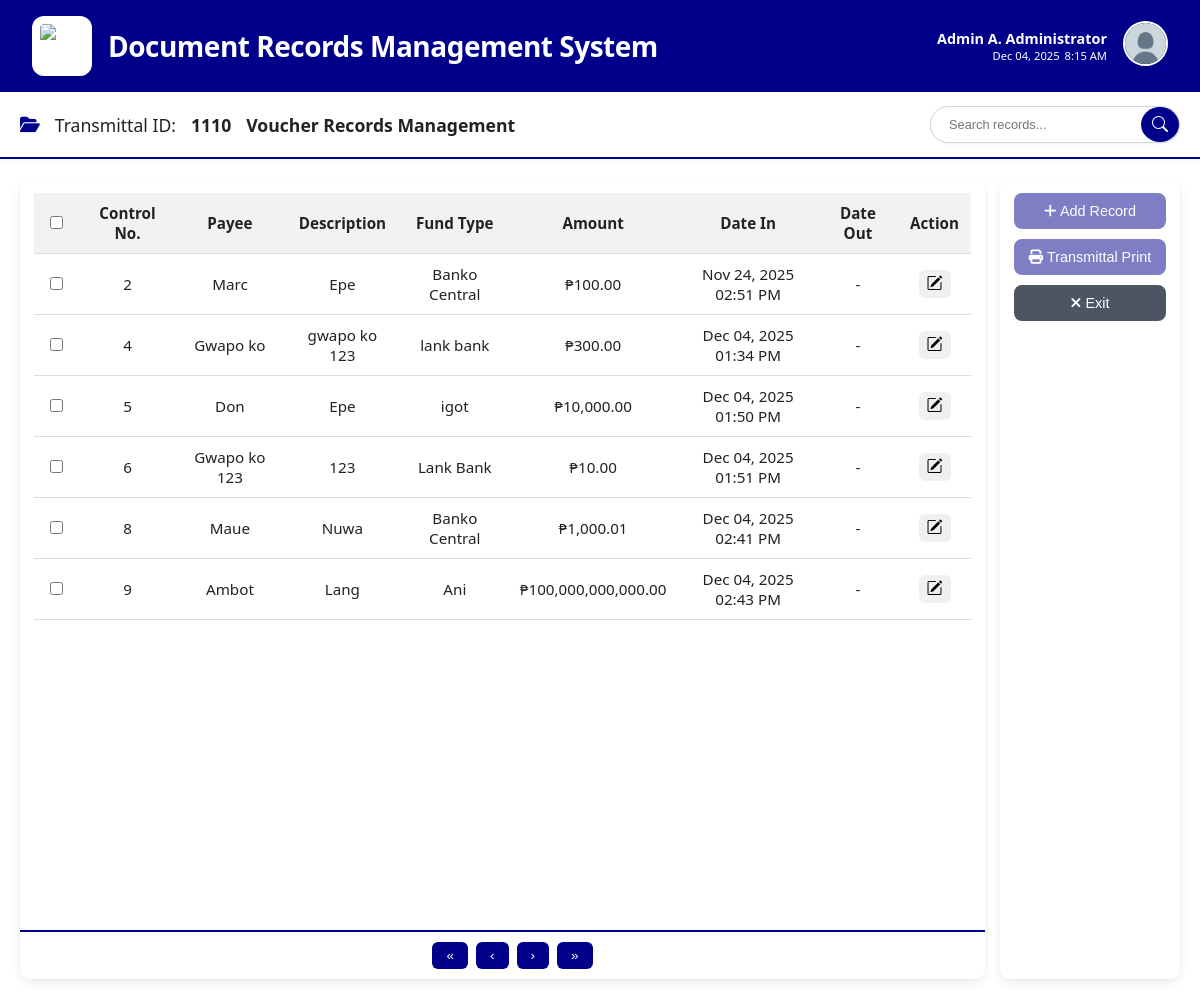
Screenshot of /users/document_voucher.php (signed in) with the database file from the repository.
### tables this page shows
CREATE TABLE `users` (
  `id` int(11) NOT NULL,
  `transmittal_id` int(11) NOT NULL,
  `first_name` varchar(100) NOT NULL,
  `middle_initial` varchar(5) DEFAULT NULL,
  `last_name` varchar(100) NOT NULL,
  `username` varchar(100) NOT NULL,
  `email` varchar(255) NOT NULL,
  `password` varchar(255) NOT NULL,
  `role` enum('admin','encoder') NOT NULL,
  `status` enum('Active','Inactive') NOT NULL DEFAULT 'Active',
  `permissions` longtext DEFAULT NULL CHECK (json_valid(`permissions`)),
  `created_at` timestamp NOT NULL DEFAULT current_timestamp()
);

CREATE TABLE `documents` (
  `id` int(11) NOT NULL,
  `user_id` int(11) NOT NULL,
  `control_no` varchar(50) NOT NULL,
  `payee` varchar(255) NOT NULL,
  `description` text NOT NULL,
  `amount` decimal(20,2) NOT NULL,
  `date_in` datetime DEFAULT NULL,
  `date_out` datetime DEFAULT NULL,
  `fund_type` varchar(100) DEFAULT NULL,
  `bank_channel` varchar(100) DEFAULT NULL,
  `check_date` datetime DEFAULT NULL,
  `status` enum('In','Out','Check Out','Check Release') DEFAULT 'In',
  `check_number` varchar(50) DEFAULT NULL
);

### users/document_voucher.php (the view, shortened to what this page needs)
<?php
include "../db.php";
$user_id = $_SESSION['user_id'];
$query = $conn->prepare("SELECT transmittal_id, first_name, middle_initial, last_name, username, permissions FROM users WHERE id = ?");
$query->bind_param("i", $user_id);
$query->execute();
$result = $query->get_result();
if ($result->num_rows > 0) {
    $user = $result->fetch_assoc();
    $full_name = trim(
        ($user['first_name'] ?? '') . ' ' .
        (!empty($user['middle_initial']) ? strtoupper(substr($user['middle_initial'], 0, 1)) . '. ' : '') .
        ($user['last_name'] ?? '')
    );
} else {
    $full_name = $_SESSION['username'] ?? "User";
}
$user_permissions = [];
$canAccessVoucher = in_array("voucher_records", $user_permissions);
$currentDate = date("M d, Y");
?>
<!DOCTYPE html>
<html lang="en">
<head>
<link rel="stylesheet" href="../assets/css/users/document_voucher.css">
<link rel="stylesheet" href="https://cdnjs.cloudflare.com/ajax/libs/font-awesome/6.4.0/css/all.min.css">
<link rel="stylesheet" href="https://cdn.jsdelivr.net/npm/bootstrap-icons@1.13.1/font/bootstrap-icons.min.css">
</head>
<body>
<div class="header">
    <img src="../assets/images/office-of-treasurer.png" alt="Logo" class="logo">
    <h1>Document Records Management System</h1>
    <div class="header-right">
        <div class="header-user">
            <strong><?php echo htmlspecialchars($full_name); ?></strong>
            <span id="dateTime"><?php echo $currentDate; ?> <span id="liveTime"></span></span>
        </div>
        <div class="profile-container" style="position: relative;">
            <img src="../assets/images/profile.png" alt="Profile" class="header-profile" id="profileBtn">
        </div>
    </div>
</div>
<div class="navbar">
    <div class="left">
        <i class="fa-solid fa-folder-open" style="color:var(--primary-blue);"></i>
        <label>Transmittal ID:</label>
        <span><?php echo htmlspecialchars($user['transmittal_id']); ?></span>
        <span>Voucher Records Management</span>
    </div>
    <div class="right">
        <div class="search-container">
            <input type="text" id="tableSearch" placeholder="Search records..." />
            <button id="searchBtn"><i class="bi bi-search"></i></button>
        </div>
    </div>
</div>
<div class="main-content">
    <div class="table-container">
        <table id="recordsTable">
            <thead>
                <tr>
                    <th><input type="checkbox" id="selectAll"></th>
                    <th>Control No.</th>
                    <th>Payee</th>
                    <th>Description</th>
                    <th>Fund Type</th>
                    <th>Amount</th>
                    <th>Date In</th>
                    <th>Date Out</th>
                    <th>Action</th>
                </tr>
            </thead>
            <tbody>
                <?php
                $result = $conn->query("SELECT * FROM documents WHERE date_out IS NULL");
                while ($row = $result->fetch_assoc()) {
                    $dateIn = $row['date_in'] ? date('M d, Y h:i A', strtotime($row['date_in'])) : '-';
                    $dateOut = $row['date_out'] ? date('M d, Y h:i A', strtotime($row['date_out'])) : '-';
                    echo "<tr onclick='openCheckModal(" . json_encode($row) . ")'>
                        <td><input type='checkbox' class='rowCheckbox' value='{$row['id']}' onclick='event.stopPropagation();'></td>
                        <td>{$row['control_no']}</td>
                        <td>{$row['payee']}</td>
                        <td>{$row['description']}</td>
                        <td>{$row['fund_type']}</td>
                        <td>₱" . number_format($row['amount'], 2) . "</td>
                        <td>{$dateIn}</td>
                        <td>{$dateOut}</td>
                        <td onclick='event.stopPropagation()'>
                            <button class='action-btn' onclick='showActionOptions({$row['id']})'>
                                <i class='bi bi-pencil-square'></i>
                            </button>
                        </td>
                    </tr>";
                }
                ?>
            </tbody>
        </table>
        <div class="footer">
            <button>&laquo;</button>
            <button>&lsaquo;</button>
            <button>&rsaquo;</button>
            <button>&raquo;</button>
        </div>
    </div>
    <div class="button-panel">
        <button onclick="addRow()" <?= !$canAccessVoucher ? 'disabled style="opacity:0.5;cursor:not-allowed;"' : '' ?>>
            <i class="fa-solid fa-plus"></i> Add Record
        </button>
        <button onclick="printDoc()" <?= !$canAccessVoucher ? 'disabled style="opacity:0.5;cursor:not-allowed;"' : '' ?>>
            <i class="fa-solid fa-print"></i> Transmittal Print
        </button>
        <button onclick="window.location.href='../index.php'" style="background-color: #4b5563;">
            <i class="fa-solid fa-xmark"></i> Exit
        </button>
    </div>
</div>
</body>
</html>

### assets/css/users/document_voucher.css (style rules this page uses)
:root { --primary-blue: darkblue; --primary-blue-hover: rgb(0, 0, 206); --background-light: #ffffff; --table-navbar: #f2f2f2; --text-dark: #222; }
body { margin: 0; font-family: "Segoe UI", Arial, sans-serif; background-color: var(--background-light); color: var(--text-dark); height: 100vh; }
.header { background: darkblue; padding: 1rem 2rem; color: white; box-shadow: 0 4px 6px rgba(0,0,0,0.1); display: flex; align-items: center; gap: 1rem; }
.header .logo { height: 44px; width: 44px; object-fit: contain; background: white; border-radius: 12px; padding: 8px; box-shadow: 0 1px 3px rgba(0,0,0,0.12); }
.header h1 { font-size: 1.75rem; font-weight: 600; margin: 0; letter-spacing: -0.5px; }
.header-right { margin-left: auto; text-align: right; display: flex; align-items: center; gap: 1rem; }
.header-user { display: flex; flex-direction: column; align-items: flex-end; color: white; font-size: 0.9rem; }
.header-user #dateTime { display: inline-flex; gap: 5px; font-size: 0.7rem; }
.header-profile { height: 41px; width: 41px; border-radius: 50%; object-fit: cover; border: 2px solid white; }
.navbar { display: flex; align-items: center; justify-content: space-between; background-color: var(--background-light); padding: 14px 20px; font-size: 1.1rem; font-weight: 600; border-bottom: 2px solid var(--primary-blue); box-shadow: 0 2px 6px rgba(0,0,0,0.05); }
.navbar .left, .navbar .right { display: flex; align-items: center; gap: 15px; }
.right { width: 250px; }
.navbar label { font-weight: 500; }
.navbar input { padding: 6px 10px; border-radius: 6px; border: 1px solid #ccc; }
.main-content { display: grid; grid-template-columns: 1fr 180px; gap: 15px; padding: 20px; height: 100vh; }
.table-container { background-color: var(--background-light); padding: 14px; border-radius: 10px; box-shadow: 0 4px 10px rgba(0,0,0,0.08); position: relative; min-height: 350px; overflow: hidden; }
.footer { position: absolute; left: 0; bottom: 0; padding: 10px 0; width: 100%; background: var(--background-light); border-top: 1px solid #ddd; }
table { width: 100%; border-collapse: collapse; font-size: 0.95rem; }
th, td { padding: 10px 12px; border-bottom: 1px solid #ddd; text-align: center; }
th { background-color: var(--table-navbar); }
.action-btn { background: none; border: none; cursor: pointer; transition: all 0.3s ease; }
.button-panel { background-color: var(--background-light); display: flex; flex-direction: column; gap: 10px; padding: 14px; border-radius: 10px; box-shadow: 0 4px 10px rgba(0,0,0,0.08); }
.button-panel button { background-color: var(--primary-blue); border: none; padding: 10px; color: white; font-size: 0.9rem; cursor: pointer; border-radius: 8px; font-weight: 500; transition: all 0.25s ease; }
.footer { display: flex; justify-content: center; padding: 10px; gap: 8px; border-top: 2px solid var(--primary-blue); }
.footer button { padding: 6px 14px; background-color: var(--primary-blue); border: none; color: white; cursor: pointer; border-radius: 6px; font-size: 0.85rem; transition: all 0.25s ease; }
.action-btn { display: inline-flex; align-items: center; gap: 5px; padding: 5px 8px; color: #000000ff; background-color: #f0f0f0ff; border: none; border-radius: 6px; font-size: 0.9rem; font-weight: 500; cursor: pointer; transition: all 0.2s ease; }
.action-btn i { font-size: 1rem; }
.search-container { display: flex; align-items: center; background: #ffffff; border: 1px solid #d0d7e0; padding-left: 10px; border-radius: 30px; width: 260px; transition: all 0.25s ease; box-shadow: 0px 1px 3px rgba(0,0,0,0.06); }
.search-container input { flex: 1; border: none; outline: none; font-size: 0.8rem; background: transparent; padding-left: 8px; }
.search-container button { border: none; background: darkblue; color: #fff; width: 38px; height: 35px; border-radius: 50%; cursor: pointer; display: flex; align-items: center; justify-content: center; font-size: 1rem; transition: all 0.25s ease; }
.search-container button i { pointer-events: none; }

### rows the page displays
users: full_name "Admin A. Administrator", transmittal "1110"
documents: control_no "2", payee "Marc", description "Epe", fund_type "Banko Central", amount "100.00", date_in "Nov 24, 2025 02:51 PM", date_out "-"
documents: control_no "4", payee "Gwapo ko", description "gwapo ko 123", fund_type "lank bank", amount "300.00", date_in "Dec 04, 2025 01:34 PM", date_out "-"
documents: control_no "5", payee "Don", description "Epe", fund_type "igot", amount "10,000.00", date_in "Dec 04, 2025 01:50 PM", date_out "-"
documents: control_no "6", payee "Gwapo ko 123", description "123", fund_type "Lank Bank", amount "10.00", date_in "Dec 04, 2025 01:51 PM", date_out "-"
documents: control_no "8", payee "Maue", description "Nuwa", fund_type "Banko Central", amount "1,000.01", date_in "Dec 04, 2025 02:41 PM", date_out "-"
documents: control_no "9", payee "Ambot", description "Lang", fund_type "Ani", amount "100,000,000,000.00", date_in "Dec 04, 2025 02:43 PM", date_out "-"
